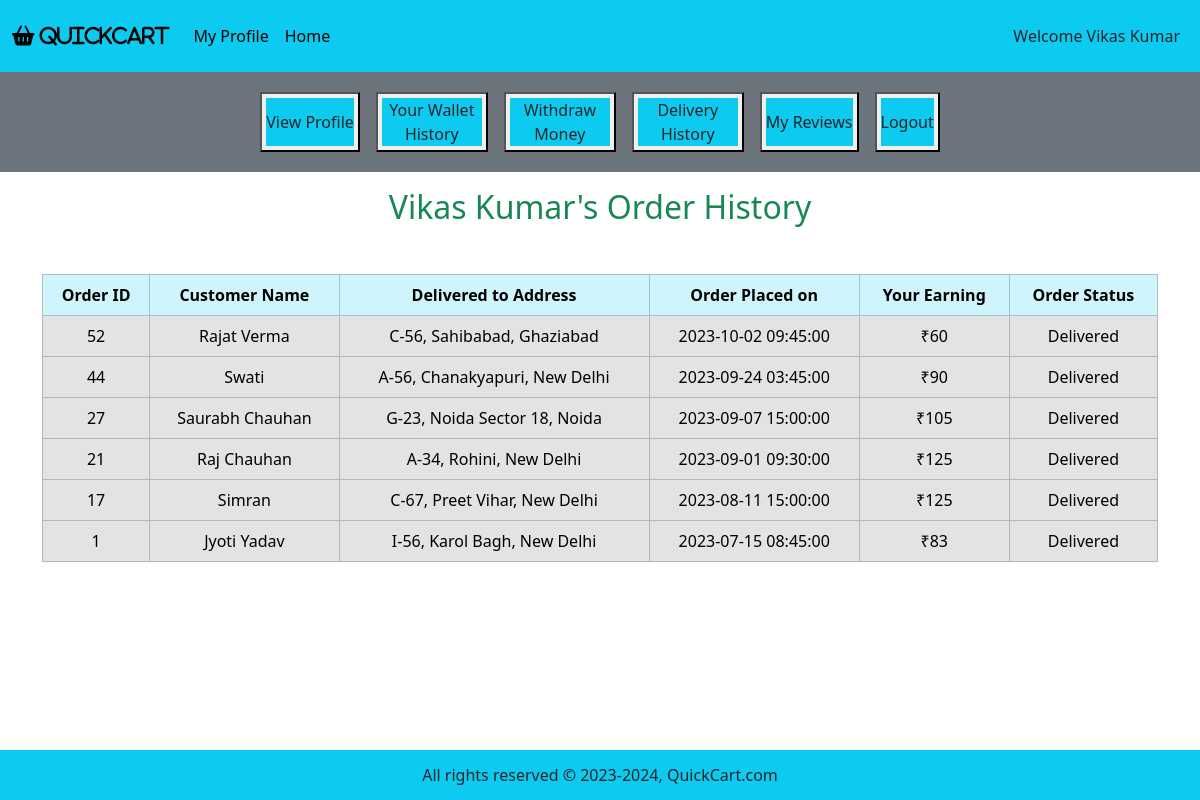
Page /agent_mode/profile_page.php?agent_id=5&history on the committed database.
### tables this page shows
CREATE TABLE IF NOT EXISTS deliveryAgent (
	agentID INT AUTO_INCREMENT PRIMARY KEY,
    first_name VARCHAR(50) NOT NULL,
    last_name VARCHAR(50),
    availabilityStatus VARCHAR(20) NOT NULL DEFAULT "Offline",  
    phone_no BIGINT UNIQUE NOT NULL,  
    email VARCHAR(100) UNIQUE NOT NULL,
    password VARCHAR(50) NOT NULL,
    dob DATE NOT NULL,
    age INT DEFAULT 0  
);

CREATE TABLE IF NOT EXISTS `order` (
	orderID INT AUTO_INCREMENT PRIMARY KEY,
    status VARCHAR(20) NOT NULL DEFAULT "Confirmed",  
    total_price DECIMAL(10, 2) NOT NULL,
    time TIMESTAMP NOT NULL DEFAULT CURRENT_TIMESTAMP,
    location VARCHAR(255) NOT NULL,
    agentPayment INT NOT NULL DEFAULT 50,
    customerID INT NOT NULL,
    agentID INT NOT NULL,
    FOREIGN KEY (customerID) REFERENCES customer(customerID),  
    FOREIGN KEY (agentID) REFERENCES deliveryAgent(agentID)  
);

CREATE TABLE IF NOT EXISTS customer (
	customerID INT AUTO_INCREMENT PRIMARY KEY, 
    first_name VARCHAR(50) NOT NULL,  
    last_name VARCHAR(50),
    address_street VARCHAR(100) NOT NULL,  
	address_city VARCHAR(50) NOT NULL,
	address_state VARCHAR(50) NOT NULL,
    pincode INT NOT NULL,
    phone_no BIGINT UNIQUE NOT NULL,  
    email VARCHAR(100) UNIQUE NOT NULL,
    password VARCHAR(50) NOT NULL,
    dob DATE NOT NULL,
    age INT DEFAULT 0,  
    gender VARCHAR(10)
);

### agent_mode/agent_history.php (the view, shortened to what this page needs)
<?php
$fetch_orders = "SELECT * FROM `order` WHERE agentID = $agent_id AND status = 'Delivered' ORDER BY orderID DESC;";
$result_fetch = mysqli_query($con, $fetch_orders);
$num_of_rows = mysqli_num_rows($result_fetch);
if ($num_of_rows == 0) {
    echo "<h2 class='text-center text-danger'> Deliver orders to view history! </h2>";
} else {
    ?>
    <h2 class="text-center text-success"><?php echo "$agent_name's Order History"; ?></h2>
    <table class="table table-bordered mt-5">
        <thead class="table-info text-center text-white">
            <tr>
                <th>Order ID</th>
                <th>Customer Name</th>
                <th>Delivered to Address</th>
                <th>Order Placed on</th>
                <th>Your Earning</th>
                <th>Order Status</th>
            </tr>
        </thead>
        <tbody class="table-secondary text-white">
            <?php
            while ($fetch_row = mysqli_fetch_assoc($result_fetch)) {
                $order_id = $fetch_row["orderID"];
                $order_location = $fetch_row["location"];
                $order_time = $fetch_row["time"];
                $order_custID = $fetch_row["customerID"];
                $order_agentPayment = $fetch_row["agentPayment"];
                $order_status = $fetch_row["status"];
                ?>
                <tr class='text-center align-middle'>
                    <td>
                        <?php echo $order_id; ?>
                    </td>
                    <td>
                        <?php
                        $get_cust = "SELECT * FROM customer WHERE customerID = $order_custID;";
                        $result_get = mysqli_query($con, $get_cust);
                        $row_cust = mysqli_fetch_assoc($result_get);
                        $cust_fname = $row_cust['first_name'];
                        $cust_lname = $row_cust['last_name'];
                        if ($cust_lname === null) {
                            $cust_name = $cust_fname;
                        } else {
                            $cust_name = $cust_fname . ' ' . $cust_lname;
                        }
                        echo $cust_name;
                        ?>
                    </td>
                    <td>
                        <?php echo $order_location; ?>
                    </td>
                    <td>
                        <?php echo $order_time; ?>
                    </td>
                    <td>
                        <?php echo "₹$order_agentPayment"; ?>
                    </td>
                    <td>
                        <?php echo $order_status; ?>
                    </td>
                </tr>
                <?php
            }
            ?>
        </tbody>
    </table>
    <?php
}
?>

### agent_mode/profile_page.php (shortened to what this page needs)
<?php
include ('../includes/connect.php');
if (isset ($_GET['agent_id'])) {
    $agent_id = $_GET['agent_id'];
    $get_data = "SELECT * FROM deliveryAgent WHERE agentID = $agent_id;";
    $result_get = mysqli_query($con, $get_data);
    $row_data = mysqli_fetch_assoc($result_get);
    $agent_id = $row_data["agentID"];
    $agent_fname = $row_data['first_name'];
    $agent_lname = $row_data['last_name'];
    $agent_status = $row_data['availabilityStatus'];
    if ($agent_lname === null) {
        $agent_name = $agent_fname;
    } else {
        $agent_name = $agent_fname . ' ' . $agent_lname;
    }
    if ($agent_status == "Offline") {
        $nextPage = "offlineHome";
    } else {
        $nextPage = "home";
    }
}
?>
<!DOCTYPE html>
<html lang="en">
<head>
    <link href="https://cdn.jsdelivr.net/npm/bootstrap@5.3.3/dist/css/bootstrap.min.css" rel="stylesheet"
>
    <link rel="stylesheet" href="https://cdnjs.cloudflare.com/ajax/libs/font-awesome/6.5.1/css/all.min.css"
 />
    <link rel="stylesheet" href="../style.css">
</head>
<body>
    <div class="container-fluid p-0">
        <nav class="navbar navbar-expand-lg bg-info">
            <div class="container-fluid">
                <a class="navbar-brand" href="#"><i class="fa fa-shopping-basket" aria-hidden="true"> QuickCart</i></a>
                <div class="collapse navbar-collapse" id="navbarSupportedContent">
                    <ul class="navbar-nav me-auto mb-2 mb-lg-0">
                        <li class="nav-item">
                            <a class="nav-link active" aria-current="page"
                                href='profile_page.php?agent_id=<?php echo "$agent_id"; ?>'>My Profile</a>
                        </li>
                        <li class="nav-item">
                            <a class="nav-link active" aria-current="page"
                                href="index.php?agent_id=<?php echo "$agent_id" . '&' . $nextPage; ?>">Home</a>
                        </li>
                </div>
                <nav class="navbar navbar-expand-lg">
                    <ul class="navbar-nav">
                        <li class="nav-item">
                            <a href="" class="nav-link text-dark">Welcome
                                <?php echo "$agent_name"; ?>
                            </a>
                        </li>
                    </ul>
                </nav>
            </div>
        </nav>
        <div class="row">
            <div class="col-md-12 bg-secondary p-1 align-items-center">
                <div class="button text-center">
                    <button class="my-3 mx-2"><a
                            href="profile_page.php?agent_id=<?php echo "$agent_id"; ?>&view_profile"
                            class="nav-link text-dark bg-info my-1 mx-1">View Profile</a></button>
                    <button class="my-3 mx-2"><a
                            href="profile_page.php?agent_id=<?php echo "$agent_id"; ?>&wallet_history"
                            class="nav-link text-dark bg-info my-1 mx-1">Your Wallet History</a></button>
                    <button class="my-3 mx-2"><a href="profile_page.php?agent_id=<?php echo "$agent_id"; ?>&top_up"
                            class="nav-link text-dark bg-info my-1 mx-1">Withdraw Money</a></button>
                    <button class="my-3 mx-2"><a href="profile_page.php?agent_id=<?php echo "$agent_id"; ?>&history"
                            class="nav-link text-dark bg-info my-1 mx-1">Delivery History</a></button>
                    <button class="my-3 mx-2"><a
                            href="profile_page.php?agent_id=<?php echo "$agent_id"; ?>&view_reviews"
                            class="nav-link text-dark bg-info my-1 mx-1">My Reviews</a></button>
                    <button class="my-3 mx-2"><a href="../start.php"
                            class="nav-link text-dark bg-info my-1 mx-1">Logout</a></button>
                </div>
            </div>
        </div>
        <div class="container my-3">
            <?php
            if (isset ($_GET['history'])) {
                include ('agent_history.php');
            }
            ?>
        </div>
        <?php
        include ("../includes/footer.php");
        ?>
    </div>
</body>
</html>

### style.css (style rules this page uses)
* { margin: 0; padding: 0; box-sizing: border-box; }

### agent_mode/profile_page.php (style rules this page uses)
body { overflow-x: hidden; }
.button { display: flex; justify-content: center; }
.button .nav-link { white-space: normal; max-width: 100px; min-height: 48px; text-align: center; display: flex; align-items: center; margin: 10px; }

### includes/footer.php (style rules this page uses)
body { margin: 0; padding: 0; min-height: 100vh; position: relative; }

### rows in the picture
deliveryagent: agent_name "Vikas Kumar"
order: orderID "52", customerID.last_name "Rajat Verma", location "C-56, Sahibabad, Ghaziabad", time "2023-10-02 09:45:00", agentPayment "60", status "Delivered"
order: orderID "44", customerID.first_name "Swati", location "A-56, Chanakyapuri, New Delhi", time "2023-09-24 03:45:00", agentPayment "90", status "Delivered"
order: orderID "27", customerID.last_name "Saurabh Chauhan", location "G-23, Noida Sector 18, Noida", time "2023-09-07 15:00:00", agentPayment "105", status "Delivered"
order: orderID "21", customerID.last_name "Raj Chauhan", location "A-34, Rohini, New Delhi", time "2023-09-01 09:30:00", agentPayment "125", status "Delivered"
order: orderID "17", customerID.first_name "Simran", location "C-67, Preet Vihar, New Delhi", time "2023-08-11 15:00:00", agentPayment "125", status "Delivered"
order: orderID "1", customerID.last_name "Jyoti Yadav", location "I-56, Karol Bagh, New Delhi", time "2023-07-15 08:45:00", agentPayment "83", status "Delivered"
